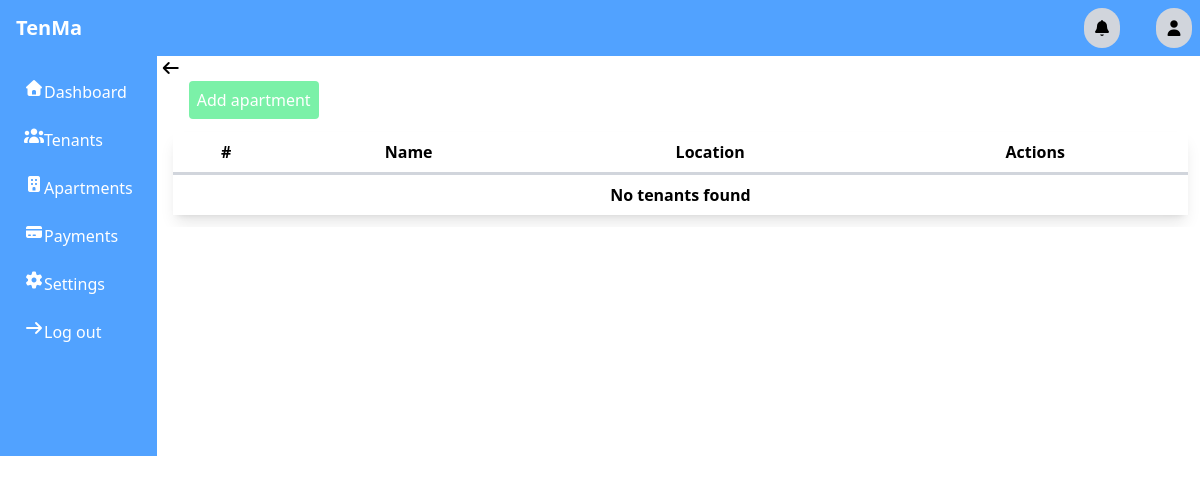
The page /apartments/ on the database as committed earlier.
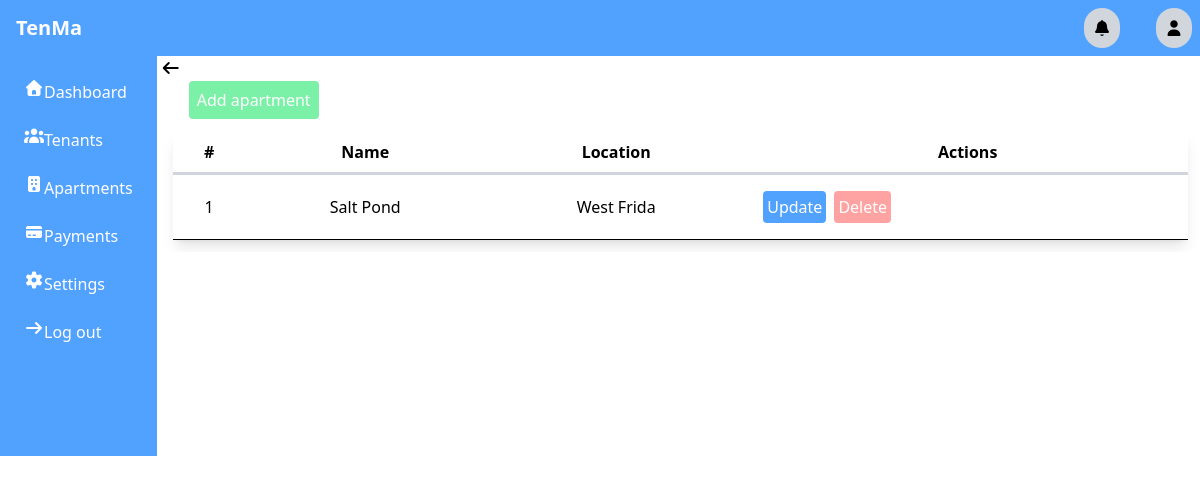
The same page on the database as committed later.
### apartments/models.py (models this page shows)
class Apartment(models.Model):
  name=models.CharField(max_length=100)
  location=models.CharField(max_length=100)
  created_at=models.DateField(auto_now_add=True)
  updated_at=models.DateField(auto_now=True)

### apartments/views.py (the view)
# urls.py: path("",views.apartments,name="apartments"),
def apartments(request):
  apartments=Apartment.objects.all()
  return render(request,"apartments.html",{"apartments":apartments})

### apartments/templates/apartments.html (shortened to what this page needs)
{% extends "super/base.html"%}
{% block content%}
 <div class="w-full">
   <button onclick="history.back()"><i class="fa-solid fa-arrow-left"></i></button>
   <div class="w-full">
     <div class="mx-2 p-2">
      <a href="{% url 'add_apartments'%}" class="p-2 m-3 bg-green-300 text-white rounded">Add apartment</a>
       </div>
     <div class="w-full overflow-x-auto p-3">
       <table class="shadow-lg p-2 table-auto w-full border-collapse">
          <thead>
            <tr class="border-b-3 border-gray-300">
              <th scope='col' class="p-2 m-2">#</th>
              <th scope='col' class="p-2 m-2">Name</th>
              <th scope="col" class="p-2 m-2">Location</th>
              <th scope="col" class="p-2 m-2">Actions</th>
            </tr>
          </thead>
         <tbody>
            {% for apartment in apartments %}
                <tr class="p-2 m-3 border-b-1 text-center">
                  <td class="p-2 m-2  ">{{apartment.id}}</td>
                  <td class="p-2 m-2  ">{{apartment.name}}</td>
                  <td class="p-2 m-2  ">{{apartment.location}}</td>
                  <td class="p-2 m-2 flex gap-2">
                    <a class="bg-blue-400 p-1 rounded text-white" href="{% url 'update_apartment' apartment_id=apartment.id %}">Update</a>
                     <form method="post">
                       <button class="bg-red-300 border-none p-1 rounded text-white" type="submit" name="apartment_id" value="{{apartment.id}}">Delete</button>
                     </form>
                  </td>
                  {% empty %}
                   <td colspan="5" class="p-2 text-center font-bold">
                     No tenants found
                   </td>
            {% endfor %}
         </tbody>
       </table>
     </div>
   </div>
 </div>
{% endblock %}

Rows that differ between the two databases and show on the page:
added Apartment: id "1", name "Salt Pond", location "West Frida"
Other text that changed with them:
text no longer shown: "No tenants found"
